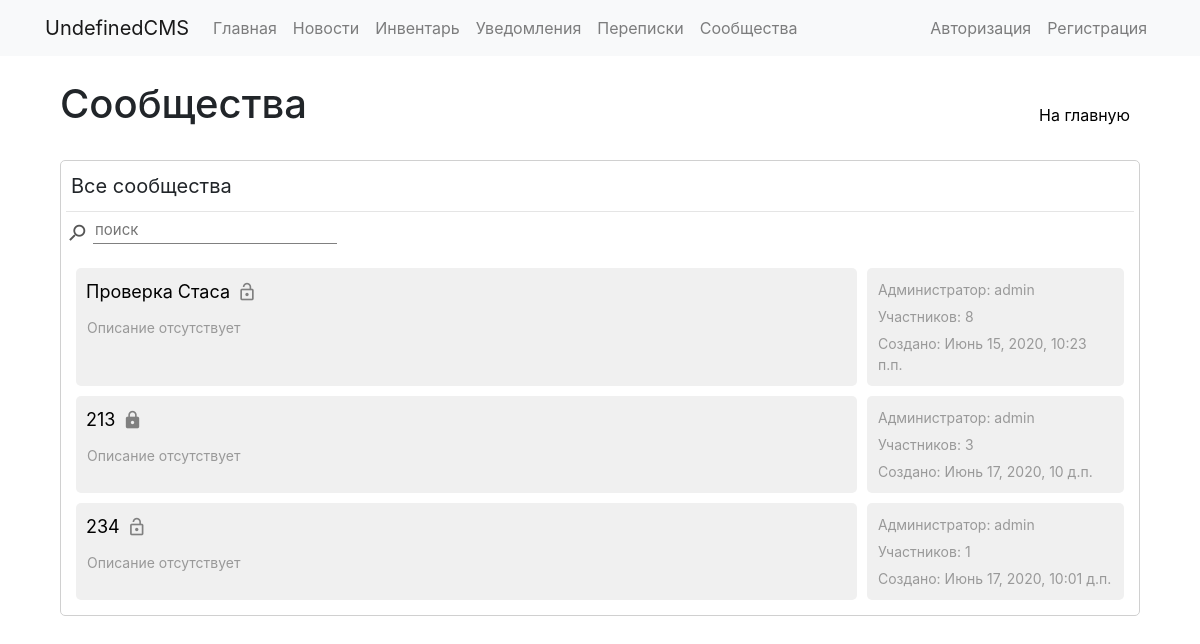
The app's page /groups/ with its own data.
### communities/models.py (models this page shows, shortened)
class Group(models.Model):
	groupname = models.CharField(max_length=40)
	image = models.ImageField(upload_to='groups/groupimages', default=False)
	slug = models.SlugField(max_length=40, unique=True)
	description = models.TextField(blank=True)
	public = models.BooleanField(default=True)
	allowarticles = models.IntegerField(default=2)
	pubdate = models.DateTimeField('date published', default=datetime.now)
	admin = models.ForeignKey(User, on_delete=models.CASCADE, null=True, blank=True, related_name='groups_admins')
	editors = models.ManyToManyField(User, blank=True, related_name='groups_editors')
	subscribers = models.ManyToManyField(User, blank=True, related_name='groups_subs')
	subrequests = models.ManyToManyField(User, blank=True, related_name='groups_requests')
	banned = models.ManyToManyField(User, blank=True, related_name='groups_banned')
	def __str__(self):
		return self.groupname

### communities/views.py (the view)
# urls.py: 2. Add a URL to urlpatterns:  path('', views.home, name='home')
def home(request):
    groups = Group.objects.annotate(members=models.Count('subscribers') + models.Count('editors')).order_by('-members')
    context = {'groups': groups}
    return render(request, 'communities/base.html', context)

### communities/templates/communities/base.html (shortened to what this page needs)
{% extends "base_general.html" %}
{% load static %}
{% block links %}
  <link rel="stylesheet" href="{% static 'communities/css/style.css' %}"/>
{% endblock %}
{% block content %}
  <div class="inline-wrapper">
    <h1>Сообщества</h1>
    <a class="button1" href="../">На главную</a>
  </div>
  <br>
  <div class="plate">
    <div class="inline-wrapper" id="table_buttons">
      {% if request.user.is_authenticated %}
        <div class="button0 button0-active" onclick="showgroups('groups_list', this)">Все сообщества</div>
        <div class="button0" onclick="showgroups('admin_groups_list', this)">Вы администратор {{ request.user.groups_admins.count }}</div>
        <div class="button0" onclick="showgroups('subs_groups_list', this)">Вы подписаны {{ request.user.groups_subs.count }}</div>
        <div class="button0" onclick="showgroups('editors_groups_list', this)">Вы редактор {{ request.user.groups_editors.count }}</div>
        <div class="button0" onclick="showgroups('banned_groups_list', this)">Вы заблокированы {{ request.user.groups_banned.count }}</div>
        <div class="button0" onclick="showgroups('requests_groups_list', this)">Заявки {{ request.user.groups_requests.count }}</div>
      {% else %}
        <div class="text1">Все сообщества</div>
      {% endif %}
    </div>
    <hr>
    <div class="inline-wrapper">
      <div class="inline-wrapper">
        <i class="material-icons icon2 flip-vertical" style="margin-top: 5px; margin-right: 5px;">search</i>
        <input id="main_groups_search" class="input2" type="text" placeholder="поиск" onkeyup="searchlist('groups_list', this.value)">
      </div>
    </div>
    <br>
    <div id='groups_list' class="main_groups_list" style="margin-right: 10px; margin-left: 10px;">
      {% for group in groups %}
        <div class="inline-wrapper" name='{{ group }}'>
          <div class="solid" style="width: calc(75% - 5px);">
            <div class="inline-wrapper">
              <div class="inline-wrapper">
                <div class="text2-1"><a class="link1" href="{{ group.slug }}">{{ group }}</a></div>
                {% if group.public %}
                  <i class="material-icons icon3-1" title="открытое сообщество">lock_open</i>
                {% else %}
                  <i class="material-icons icon3-1" title="закрытое сообщество">lock</i>
                {% endif %}
              </div>
            </div>
            {% if group.description %}
              <div class="text3">{{ group.description }}</div>
            {% else %}
              <div class="text3">Описание отсутствует</div>
            {% endif %}
          </div>
          <div class="solid" style="width: calc(25% - 5px);">
            <div class="text3">Администратор: {{ group.admin }}</div>
            <div class="text3">Участников: {{ group.subscribers.count|add:group.editors.count|add:1 }}</div>
            <div class="text3">Создано: {{ group.pubdate }}</div>
          </div>
        </div>
      {% empty %}
        <div class="text2">Здесь ничего нет</div>
      {% endfor %}
    </div>
  </div>
{% endblock %}

### templates/base_general.html (shortened to what this page needs)
<!doctype html>
<html lang="ru">
  <head>
    <link rel="stylesheet" href="https://stackpath.bootstrapcdn.com/bootstrap/4.5.0/css/bootstrap.min.css" >
    {% block links %}{% endblock %}
  </head>
  <body>
    {% include 'standart_menu.html' %}
    <div class="container">
      <div class="row">
        <div class="col-lg-12">
          <div class="container">
			{% block content %}{% endblock %}
          </div>
        </div>
      </div>
    </div>
  </body>
</html>

### templates/standart_menu.html (shortened to what this page needs)
<nav class="navbar navbar-expand-lg navbar-light bg-light sticky-top" >
  <div class="container">
    <a class="navbar-brand">UndefinedCMS</a>
    <div id="my-nav" class="collapse navbar-collapse justify-content-start">
      <ul class="navbar-nav">
        <li class="nav-item">
          <a class="nav-link" href="/">Главная</a>
        </li>
        <li class="nav-item">
          <a class="nav-link" href="/news/">Новости</a>
        </li>
        <li class="nav-item">
          <a class="nav-link" href="/inventory/">Инвентарь</a>
        </li>
        <li class="nav-item">
          <a class="nav-link" href="/notifications/">Уведомления</a>
        </li>
          <li class="nav-item">
          <a class="nav-link" href="/conversations/">Переписки</a>
        </li>
        <li class="nav-item">
          <a class="nav-link" href="/groups/">Сообщества</a>
        </li>
      </ul>
    </div>
    <div id="my-nav" class="collapse navbar-collapse justify-content-end">
      <ul class="navbar-nav">
        <li class="nav-item">
          {% if request.user.is_authenticated %}
          <a class="nav-link" href="/profile">Ваш профиль</a>
          {% else %}
          <a class="nav-link" href="/auth/login">Авторизация</a>
          {% endif %}
        </li>
        {% if not request.user.is_authenticated %}
        <li class="nav-item">
          <a class="nav-link" href="/auth/register">Регистрация</a>
        </li>
        {% endif %}
      </ul>
    </div>
  </div>
</nav>

### static/communities/css/style.css (style rules this page uses)
hr { margin: 5px 0px; }
html { overflow-y: scroll; }
* { box-sizing: border-box; text-decoration: none; outline: none; list-style-type: none; height: auto; }
a { color: black; text-decoration: none; }
i, img, .button0, .button0-1, .button1, .button2, .button3 { -webkit-touch-callout: none; -webkit-user-select: none; -khtml-user-select: none; -moz-user-select: none; -ms-user-select: none; user-select: none; }
.plate { padding: 5px; border: 1px solid #D0D0D0; border-radius: 5px; margin-bottom: 10px; background-color: white; }
.solid { padding: 5px; background-color: #F0F0F0; border-radius: 5px; margin-bottom: 10px; }
.inline-wrapper { display: flex; justify-content: space-between; }
.text1 { margin: 5px; font-size: 20px; white-space: pre-line; }
.text2-1 { margin: 5px; font-size: 18px; white-space: pre-line; }
.text3 { margin: 6px; font-size: 14px; color: #999; white-space: pre-line; }
.button1 { text-align: center; min-height: 40px; padding: 7px 10px; border-radius: 10px; cursor: pointer; transition: 0.2s; margin-top: auto; }
.input2 { font-size: 15px; min-width: 100px; border: none; border-bottom: 1px solid grey; }
.flip-vertical { -moz-transform: scale(-1, 1); -webkit-transform: scale(-1, 1); -o-transform: scale(-1, 1); transform: scale(-1, 1); filter: FlipH; -ms-filter: "FlipH"; }
.icon2 { color: #555; font-size: 22px; }
.icon3-1 { color: grey; font-size: 20px; border-radius: 5px; margin: 9px 2px; }

### records on screen
Group: groupname "Проверка Стаса", public True (drawn), description "Описание отсутствует", admin "admin", subscribers.count|add "8", pubdate "Июнь 15, 2020, 10:23 п.п."
Group: groupname "213", public False (drawn), description "Описание отсутствует", admin "admin", subscribers.count|add "3", pubdate "Июнь 17, 2020, 10 д.п."
Group: groupname "234", public True (drawn), description "Описание отсутствует", admin "admin", subscribers.count|add "1", pubdate "Июнь 17, 2020, 10:01 д.п."
